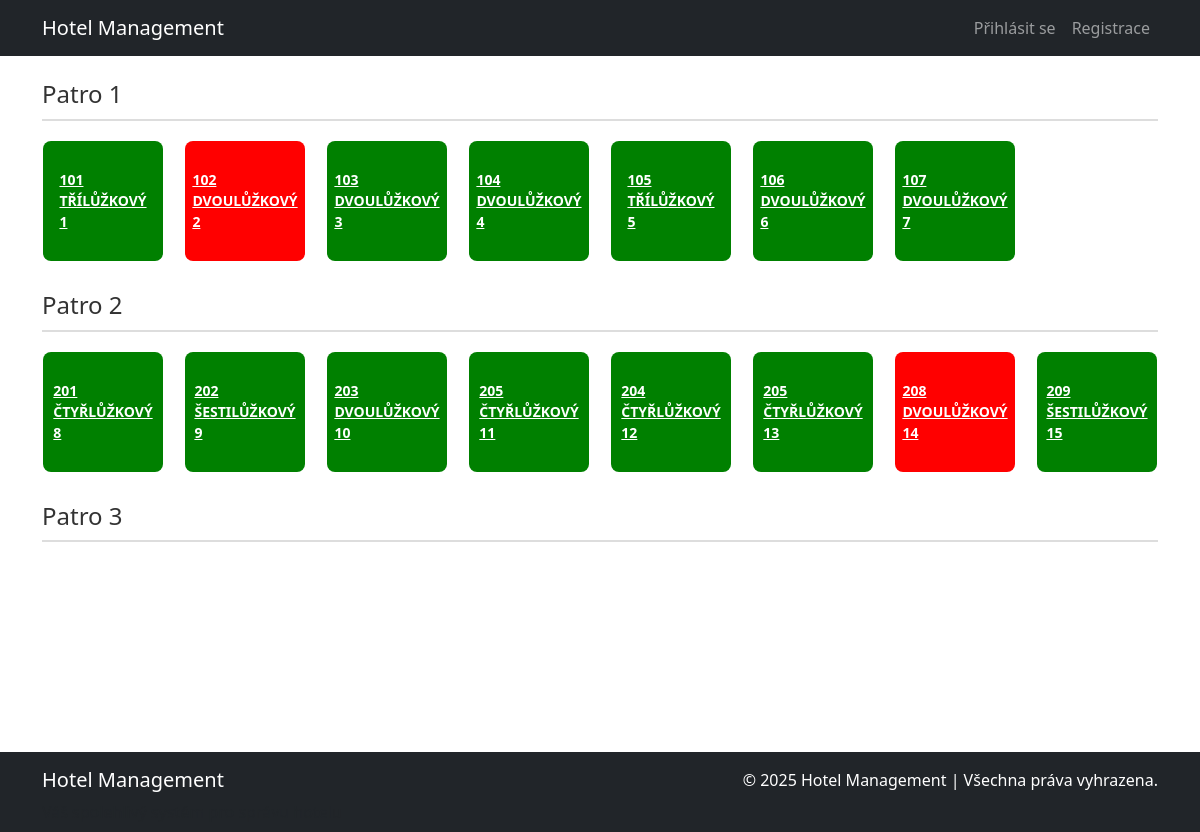
/, run on an earlier commit of the app's database.
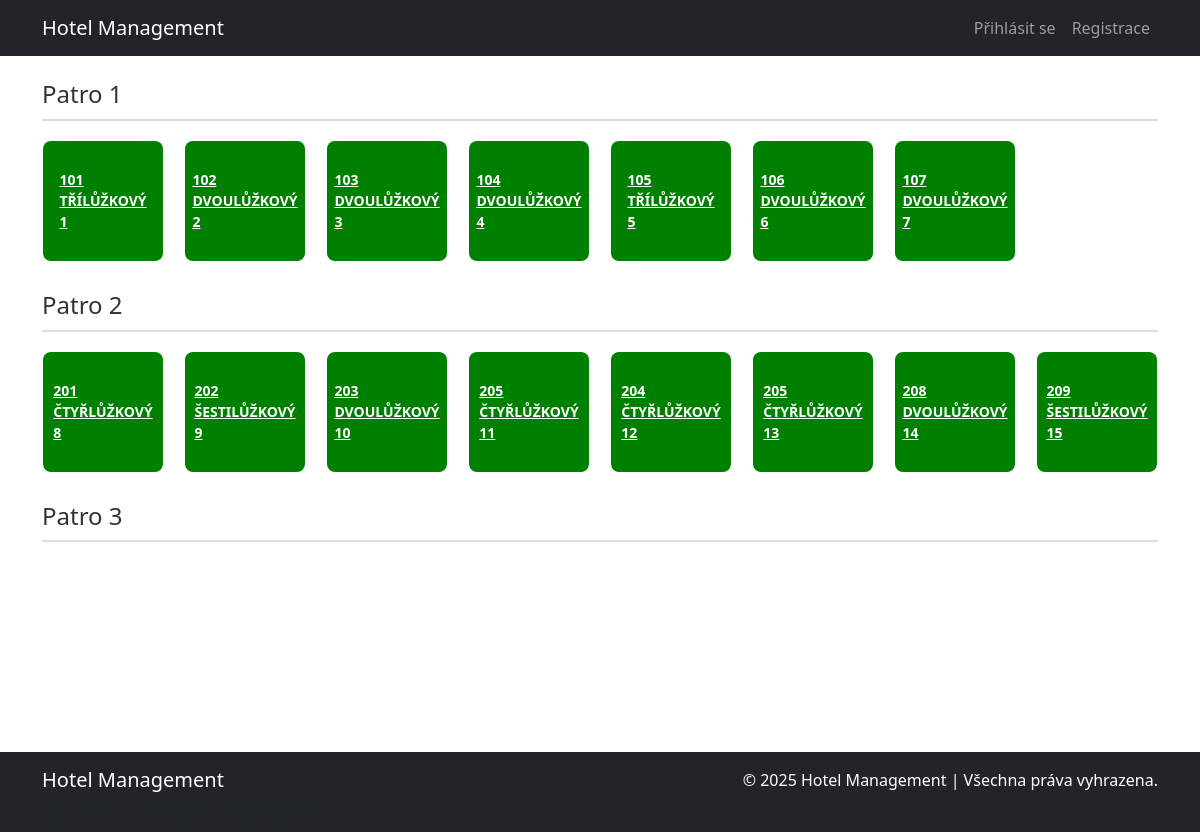
And on a later commit of the database.
### blog/models.py (models this page shows, shortened)
class Room(models.Model):
    room_id = models.AutoField(primary_key=True)
    room_type = models.ForeignKey(RoomType, on_delete=models.CASCADE)
    room_number = models.CharField(max_length=20, unique=True)
    is_occupied = models.BooleanField(default=False)

class RoomType(models.Model):
    room_type_id = models.AutoField(primary_key=True)
    name = models.CharField(max_length=100)
    bed_count = models.IntegerField()
    price_per_night = models.DecimalField(max_digits=10, decimal_places=2, default=1000)  # Přidáno pole pro cenu
    description = models.TextField(blank=True, null=True)  # Přidáno pole pro popis

### blog/views.py (the view)
# urls.py: path('', views.index, name='index'),
def index(request):
    rooms = Room.objects.all()
    floors = {
        "1": [],
        "2": [],
        "3": []
    }
    for room in rooms:
        floor_number = str(room.room_number)[0]
        if floor_number in floors:
            floors[floor_number].append(room)
    return render(request, 'management/reservation/reservation_rooms.html', {'floors': floors})

### blog/templates/management/reservation/reservation_rooms.html (shortened to what this page needs)
{% extends 'base.html' %}
{% block content %}
{% for floor_number, rooms in floors.items %}
<div class="floor">
    <h2>Patro {{ floor_number }}</h2>
    <div class="room-grid">
        {% for room in rooms %}
            <a href="{% url 'create_reservation' room.room_id %}" class="room {% if room.is_occupied %}occupied{% else %}free{% endif %}">
                {{ room.room_number }} <br>
                {{ room.room_type.name }} <br>
                {{room.room_id}}
            </a>
        {% endfor %}
    </div>
</div>
{% endfor %}
{% endblock %}

### blog/templates/base.html (shortened to what this page needs)
<!DOCTYPE html>
<html lang="cs">
<head>
    <link rel="stylesheet" href="https://cdn.jsdelivr.net/npm/bootstrap@5.3.0/dist/css/bootstrap.min.css">
    <link href="https://cdnjs.cloudflare.com/ajax/libs/font-awesome/6.0.0-beta3/css/all.min.css" rel="stylesheet">
</head>
<body class="d-flex flex-column">
    {% include 'navbar.html' %}
    <div class="content-wrapper">
        <div class="container mt-4">
            {% block content %}{% endblock %}
        </div>
    </div>
    {% include 'footer.html' %}
</body>
</html>

### blog/templates/navbar.html (shortened to what this page needs)
<nav class="navbar navbar-expand-lg navbar-dark bg-dark">
    <div class="container">
        <a class="navbar-brand" href="{% url 'index' %}">Hotel Management</a>
        <div class="collapse navbar-collapse" id="navbarNav">
            <ul class="navbar-nav ms-auto">
                {% if user.is_authenticated %}
                <li class="nav-item">
                    <a class="nav-link" href="{% url 'profile' %}">{{ user.username }}</a>
                </li>
                <li class="nav-item">
                    <a class="nav-link" href="{% url 'logout' %}">Odhlásit se</a>
                </li>
                {% else %}
                <li class="nav-item">
                    <a class="nav-link" href="{% url 'login' %}">Přihlásit se</a>
                </li>
                <li class="nav-item">
                    <a class="nav-link" href="{% url 'register' %}">Registrace</a>
                </li>
                {% endif %}
            </ul>
        </div>
    </div>
</nav>

### blog/templates/footer.html
<footer class="footer mt-auto py-3 bg-dark">
    <div class="container">
      <div class="row">
        <div class="col-md-6 text-start">
          <h5>Hotel Management</h5>
          <p class="text-muted">Váš spolehlivý systém pro správu hotelu</p>
        </div>
        <div class="col-md-6 text-end">
          <p>&copy; 2025 Hotel Management | Všechna práva vyhrazena.</p>
        </div>
      </div>
    </div>
  </footer>

### blog/templates/base.html (style rules this page uses)
html { position: relative; min-height: 100%; }
body { margin-bottom: 80px; min-height: 90vh; display: flex; flex-direction: column; }
.content-wrapper { flex: 1 0 auto; }
.footer { position: absolute; bottom: 0; width: 100%; height: 80px; background-color: #343a40; color: white; }

### blog/templates/management/reservation/reservation_rooms.html (style rules this page uses)
.floor { margin-bottom: 30px; }
.floor h2 { font-size: 1.5em; color: #333; border-bottom: 2px solid #ddd; padding-bottom: 10px; margin-bottom: 20px; }
.room-grid { display: grid; grid-template-columns: repeat(auto-fill, minmax(120px, 1fr)); gap: 20px; justify-items: center; }
.room { width: 120px; height: 120px; display: flex; align-items: center; justify-content: center; border-radius: 8px; font-size: 14px; font-weight: bold; color: white; text-transform: uppercase; }
.room.free { background-color: green; }

What changed in the data, as far as the page shows it:
changed Room id 2: is_occupied True → False (drawn)
changed Room id 14: is_occupied True → False (drawn)
